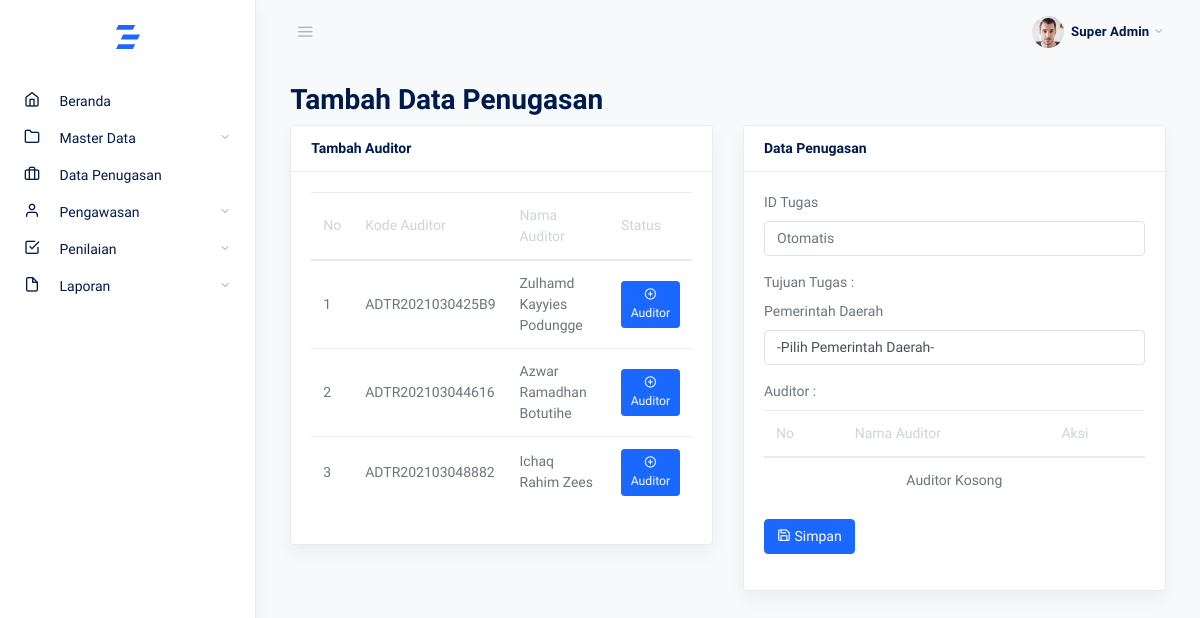
Page /tambah_penugasan on the earlier database version.
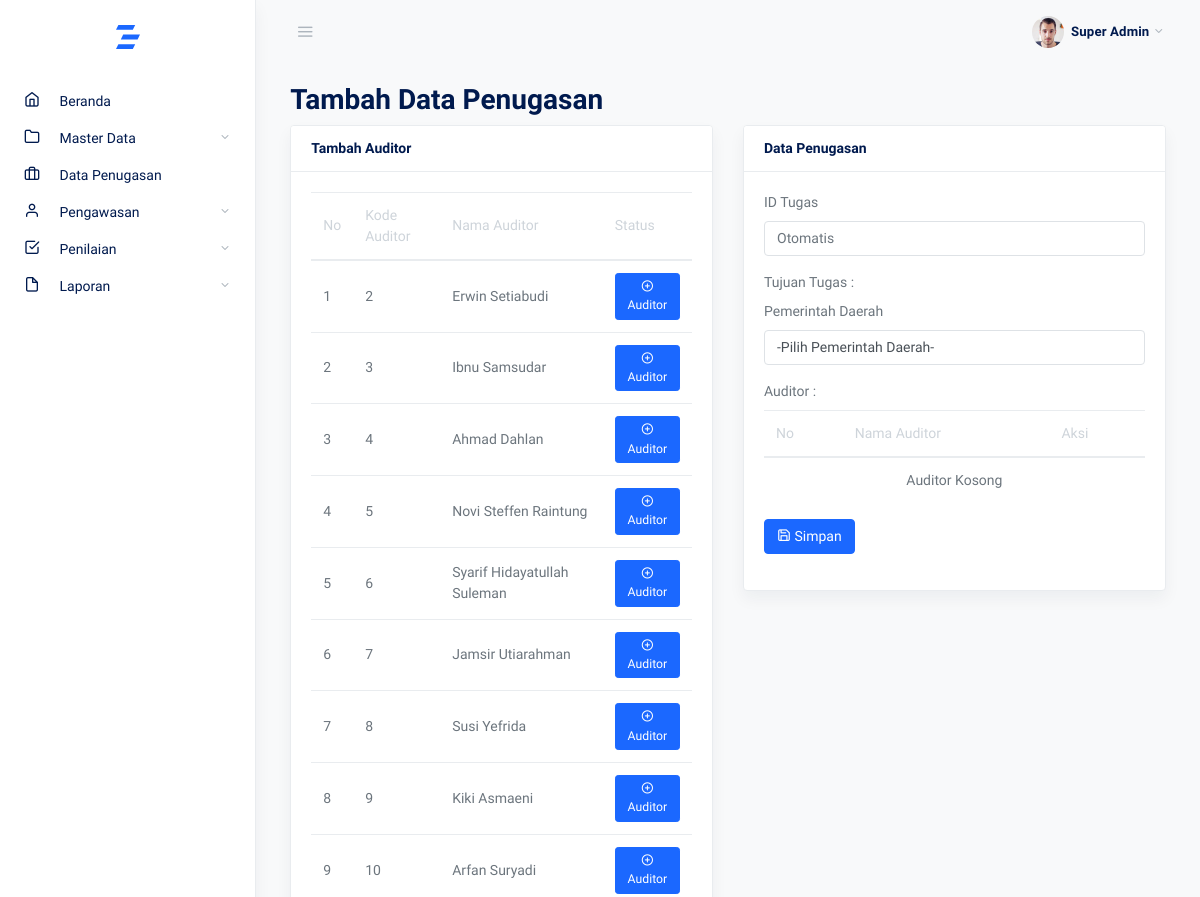
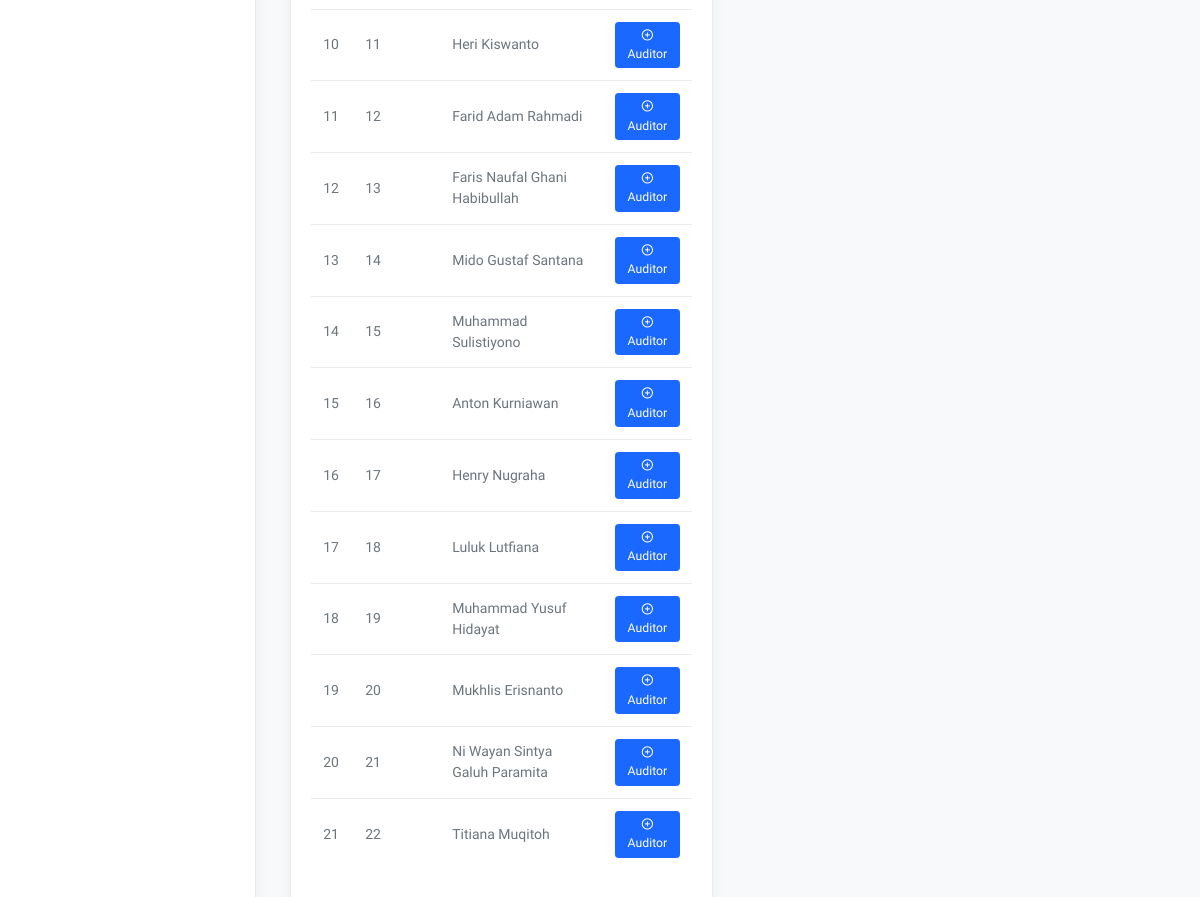
Same page on the later database version (2 pictures, top to bottom).
### tables this page shows
CREATE TABLE `auditor` (
  `id` int(11) NOT NULL,
  `nama` varchar(50) NOT NULL
);

### admin.php (called while the page is built, shortened)
<?php
require_once 'views/page/admin/index.php';

### app/controllers/admin/function_penugasan.php (the view, shortened to what this page needs)
    <?php
function tampil_data_auditor($mysqli)
{
    $query = "SELECT * FROM auditor";
    $to = $mysqli->prepare($query);
    $to->execute();
    $result = $to->get_result();
    $no = 1;
    while ($row = $result->fetch_object()) {
    ?>
        <tr>
            <td><?= $no++ ?></td>
            <td><?= $id = $row->id ?></td>
            <td><?= $row->nama ?></td>
            <td>
                <form action="tambah_penugasan" method="POST">
                    <button type="submit" name="tambah_auditor" class="btn btn-sm btn-primary"><i class="fe fe-plus-circle"></i> Auditor</button>
                </form>
            </td>
        </tr>
    <?php
    }
}
function tampil_data_auditor_selek($mysqli)
{
    if (empty($_SESSION['keranjang'])) {
    ?>
        <tr>
            <td colspan="3" align="center">Auditor Kosong</td>
        </tr>
    <?php }
}
    ?>

Differences in the rows shown:
removed auditor: id "ADTR2021030425B9", nama "Zulhamd Kayyies Podungge"
removed auditor: id "ADTR202103044616", nama "Azwar Ramadhan Botutihe"
removed auditor: id "ADTR202103048882", nama "Ichaq Rahim Zees"
added auditor: id "2", nama "Erwin Setiabudi"
added auditor: id "3", nama "Ibnu Samsudar"
added auditor: id "4", nama "Ahmad Dahlan"
added auditor: id "5", nama "Novi Steffen Raintung"
added auditor: id "6", nama "Syarif Hidayatullah Suleman"
added auditor: id "7", nama "Jamsir Utiarahman"
added auditor: id "8", nama "Susi Yefrida"
added auditor: id "9", nama "Kiki Asmaeni"
added auditor: id "10", nama "Arfan Suryadi"
added auditor: id "11", nama "Heri Kiswanto"
added auditor: id "12", nama "Farid Adam Rahmadi"
added auditor: id "13", nama "Faris Naufal Ghani Habibullah"
added auditor: id "14", nama "Mido Gustaf Santana"
added auditor: id "15", nama "Muhammad Sulistiyono"
added auditor: id "16", nama "Anton Kurniawan"
added auditor: id "17", nama "Henry Nugraha"
added auditor: id "18", nama "Luluk Lutfiana"
added auditor: id "19", nama "Muhammad Yusuf Hidayat"
added auditor: id "20", nama "Mukhlis Erisnanto"
added auditor: id "21", nama "Ni Wayan Sintya Galuh Paramita"
added auditor: id "22", nama "Titiana Muqitoh"
